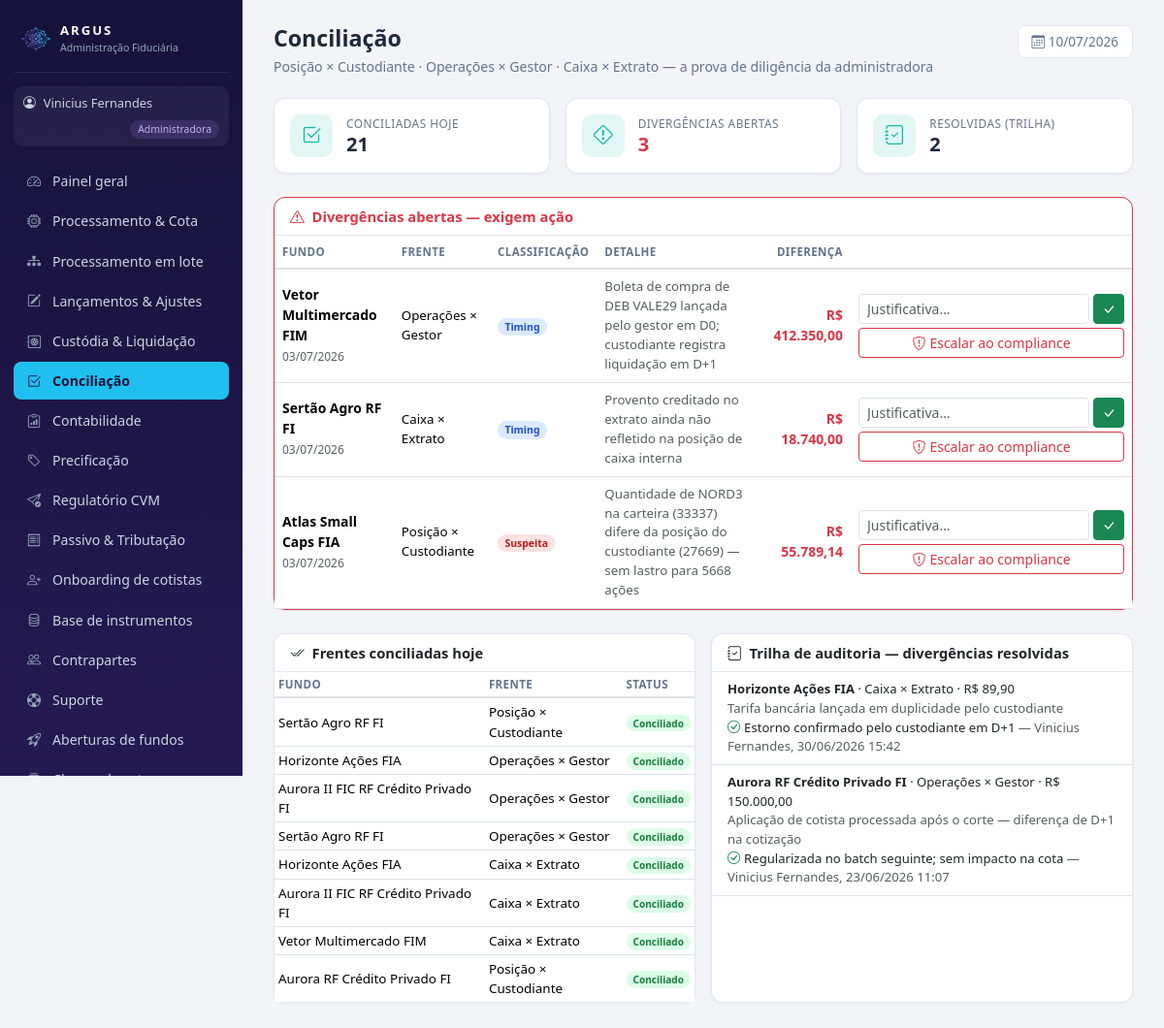
Screenshot of /admin/conciliacao.php (signed in) with the database file from the repository.
### tables this page shows
CREATE TABLE usuarios (
  id INT AUTO_INCREMENT PRIMARY KEY,
  nome VARCHAR(100) NOT NULL,
  email VARCHAR(120) NOT NULL UNIQUE,
  senha VARCHAR(255) NOT NULL,         
  perfil ENUM('admin','gestor','custodia') NOT NULL,   
  fundo_id INT NULL,
  gestora VARCHAR(150) NULL,
  telefone VARCHAR(30) NULL,
  kyc_status VARCHAR(20) DEFAULT 'Pendente',
  criado_em DATETIME DEFAULT CURRENT_TIMESTAMP
);

CREATE TABLE conciliacao (
  id INT AUTO_INCREMENT PRIMARY KEY,
  fundo_id INT NOT NULL,
  data_ref DATE NOT NULL,
  origem VARCHAR(60) NOT NULL,         
  situacao VARCHAR(20) NOT NULL,       
  classificacao VARCHAR(20),           
  detalhe VARCHAR(400),
  valor_diferenca DECIMAL(18,2) DEFAULT 0,
  resolucao VARCHAR(400),
  resolvido_por VARCHAR(100),
  resolvido_em DATETIME NULL,
  FOREIGN KEY (fundo_id) REFERENCES fundos(id)
);

CREATE TABLE fundos (
  id INT AUTO_INCREMENT PRIMARY KEY,
  nome VARCHAR(150) NOT NULL,
  cnpj VARCHAR(20),
  classe VARCHAR(50),                  
  publico_alvo VARCHAR(60),            
  condominio VARCHAR(20) DEFAULT 'Aberto',
  status VARCHAR(30) DEFAULT 'Ativo',  
  gestora VARCHAR(120),
  benchmark VARCHAR(30) DEFAULT 'CDI',
  tributacao VARCHAR(20) DEFAULT 'Longo Prazo',    
  provisao_despesas DECIMAL(18,2) DEFAULT 0,       
  tipo_fundo VARCHAR(10) DEFAULT 'FIF',            
  master_id INT DEFAULT NULL,                      
  taxa_adm DECIMAL(8,6) DEFAULT 0.0008,       
  taxa_gestao DECIMAL(8,6) DEFAULT 0.007,
  taxa_performance DECIMAL(8,6) DEFAULT 0,    
  caixa_atual DECIMAL(18,2) DEFAULT 0,
  pl_atual DECIMAL(18,2) DEFAULT 0,
  cota_atual DECIMAL(18,8) DEFAULT 1,
  data_abertura DATE
);

### includes/auth.php (called while the page is built, shortened)
<?php
function usuario() {
    return $_SESSION['usuario'] ?? null;
}
function exigir_perfil(string ...$perfis): array {
    global $pdo;
    $u = usuario();
    if ($u && isset($pdo)) {
        $st = $pdo->prepare('SELECT * FROM usuarios WHERE id = ? AND perfil = ?');
        $st->execute([$u['id'], $u['perfil']]);
        $atual = $st->fetch();
        if (!$atual) { logout_usuario(); $u = null; }
        else { $_SESSION['usuario'] = $u = $atual; }
    }
    return $u;
}
function base_url(): string {
    return defined('BASE_URL') ? BASE_URL : '../';
}

### admin/conciliacao.php (the view, shortened to what this page needs)
<?php
require_once __DIR__ . '/../config/db.php';
require_once __DIR__ . '/../includes/auth.php';
require_once __DIR__ . '/../includes/layout.php';
$u = exigir_perfil('admin');
$st = $pdo->query("SELECT c.*, f.nome fundo_nome FROM conciliacao c JOIN fundos f ON f.id = c.fundo_id
                   ORDER BY FIELD(c.situacao,'Divergente','Resolvido','Conciliado'), c.data_ref DESC");
$todas = $st->fetchAll();
$divergentes = array_filter($todas, fn($c) => $c['situacao'] === 'Divergente');
$resolvidas = array_filter($todas, fn($c) => $c['situacao'] === 'Resolvido');
$conciliadas = array_filter($todas, fn($c) => $c['situacao'] === 'Conciliado');
page_start('Conciliação', 'Conciliação', $u,
    'Posição × Custodiante · Operações × Gestor · Caixa × Extrato — a prova de diligência da administradora');
?>
<div class="row row-cols-3 g-3 mb-4">
  <?= kpi('Conciliadas hoje', (string)count($conciliadas), 'bi-check2-square') ?>
  <?= kpi('Divergências abertas', '<span class="' . (count($divergentes) ? 'text-danger' : '') . '">' . count($divergentes) . '</span>', 'bi-exclamation-diamond') ?>
  <?= kpi('Resolvidas (trilha)', (string)count($resolvidas), 'bi-journal-check') ?>
</div>
<?php if ($divergentes): ?>
<div class="card mb-4 border-danger">
  <div class="card-header text-danger"><i class="bi bi-exclamation-triangle me-1"></i> Divergências abertas — exigem ação</div>
  <div class="card-body p-0">
    <table class="table mb-0 align-middle">
      <thead><tr><th>Fundo</th><th>Frente</th><th>Classificação</th><th>Detalhe</th><th class="text-end">Diferença</th><th style="min-width:290px"></th></tr></thead>
      <tbody>
      <?php foreach ($divergentes as $c): ?>
        <tr>
          <td><b><?= e_html($c['fundo_nome']) ?></b><br><span class="text-muted" style="font-size:.75rem"><?= data_br($c['data_ref']) ?></span></td>
          <td style="font-size:.83rem"><?= e_html($c['origem']) ?></td>
          <td><?= badge_status($c['classificacao']) ?></td>
          <td class="text-muted" style="font-size:.83rem"><?= e_html($c['detalhe']) ?></td>
          <td class="text-end text-danger"><b><?= moeda($c['valor_diferenca']) ?></b></td>
          <td>
            <form method="post" class="d-flex gap-1">
              <input class="form-control form-control-sm" name="justificativa" placeholder="Justificativa…" required>
              <button class="btn btn-sm btn-success" title="Marcar como resolvida"><i class="bi bi-check-lg"></i></button>
            </form>
            <form method="post" class="mt-1">
              <button class="btn btn-sm btn-outline-danger w-100"><i class="bi bi-shield-exclamation me-1"></i>Escalar ao compliance</button>
            </form>
          </td>
        </tr>
      <?php endforeach; ?>
      </tbody>
    </table>
  </div>
</div>
<?php endif; ?>
<div class="row g-3">
  <div class="col-lg-6">
    <div class="card h-100">
      <div class="card-header"><i class="bi bi-check2-all me-1"></i> Frentes conciliadas hoje</div>
      <div class="card-body p-0" style="max-height:340px;overflow-y:auto">
        <table class="table table-sm table-hover mb-0" style="font-size:.84rem">
          <thead><tr><th>Fundo</th><th>Frente</th><th>Status</th></tr></thead>
          <tbody>
          <?php foreach ($conciliadas as $c): ?>
            <tr><td><?= e_html($c['fundo_nome']) ?></td><td><?= e_html($c['origem']) ?></td><td><?= badge_status('Conciliado') ?></td></tr>
          <?php endforeach; ?>
          </tbody>
        </table>
      </div>
    </div>
  </div>
  <div class="col-lg-6">
    <div class="card h-100">
      <div class="card-header"><i class="bi bi-journal-check me-1"></i> Trilha de auditoria — divergências resolvidas</div>
      <div class="card-body p-0" style="max-height:340px;overflow-y:auto">
        <?php foreach ($resolvidas as $c): ?>
          <div class="p-2 px-3 border-bottom" style="font-size:.82rem">
            <b><?= e_html($c['fundo_nome']) ?></b> · <?= e_html($c['origem']) ?> · <?= moeda($c['valor_diferenca']) ?><br>
            <span class="text-muted"><?= e_html($c['detalhe']) ?></span><br>
            <i class="bi bi-check-circle text-success me-1"></i><?= e_html($c['resolucao']) ?>
            <span class="text-muted">— <?= e_html($c['resolvido_por']) ?>, <?= $c['resolvido_em'] ? date('d/m/Y H:i', strtotime($c['resolvido_em'])) : '' ?></span>
          </div>
        <?php endforeach; ?>
      </div>
    </div>
  </div>
</div>
<?php page_end();

### includes/layout.php (shortened to what this page needs)
<?php
require_once __DIR__ . '/helpers.php';
function menu_itens(array $u): array {
    $b = base_url();
    if ($u['perfil'] === 'admin') {
        return [
            ['Painel geral',        $b.'admin/index.php',          'bi-speedometer2'],
            ['Processamento & Cota', $b.'admin/processamento.php', 'bi-cpu'],
            ['Processamento em lote', $b.'admin/batch.php',        'bi-diagram-3-fill'],
            ['Lançamentos & Ajustes', $b.'admin/lancamentos.php',  'bi-pencil-square'],
            ['Custódia & Liquidação', $b.'admin/custodia.php',     'bi-safe2'],
            ['Conciliação',         $b.'admin/conciliacao.php',    'bi-check2-square'],
            ['Contabilidade',       $b.'admin/contabilidade.php',  'bi-clipboard-data'],
            ['Precificação',        $b.'admin/precificacao.php',   'bi-tag'],
            ['Regulatório CVM',     $b.'admin/regulatorio.php',    'bi-send-check'],
            ['Passivo & Tributação', $b.'admin/passivo.php',       'bi-receipt'],
            ['Onboarding de cotistas', $b.'admin/onboarding_cotista.php', 'bi-person-plus'],
            ['Base de instrumentos', $b.'admin/ativos.php',        'bi-database'],
            ['Contrapartes',        $b.'admin/contrapartes.php',   'bi-people'],
            ['Suporte',             $b.'admin/tickets.php',        'bi-life-preserver'],
            ['Aberturas de fundos', $b.'admin/aberturas.php',      'bi-rocket-takeoff'],
            ['Classes de cotas',    $b.'admin/classes.php',        'bi-collection'],
            ['Classes & Subclasses', $b.'admin/subclasses.php',    'bi-diagram-3'],
            ['FIP / Private Equity', $b.'admin/fip.php',           'bi-building-gear'],
            ['Carteiras',           $b.'admin/carteiras.php',      'bi-collection'],
            ['Pendências',          $b.'admin/pendencias.php',     'bi-list-task'],
            ['IA · Fraude',         $b.'admin/fraude.php',         'bi-shield-exclamation'],
            ['Repasses',            $b.'admin/repasses.php',       'bi-cash-stack'],
            ['Fundos & Clientes',   $b.'admin/fundos.php',         'bi-folder-plus'],
        ];
    }
    global $pdo;
    $itens = [
        ['Visão geral',       $b.'gestor/index.php',        'bi-speedometer2'],
        ['Aprovação de cota', $b.'gestor/cotas.php',        'bi-clipboard-check'],
        ['Boletar operação',  $b.'gestor/boletas.php',      'bi-receipt-cutoff'],
        ['Catálogo de ativos', $b.'gestor/ativos.php',      'bi-database'],
        ['Carteira',          $b.'gestor/carteira.php',     'bi-pie-chart'],
        ['Caixa & Fluxo',     $b.'gestor/caixa.php',        'bi-wallet2'],
        ['Cotistas',          $b.'gestor/cotistas.php',     'bi-people'],
        ['Acessos de cotistas', $b.'gestor/acessos.php',    'bi-key'],
        ['Performance',       $b.'gestor/performance.php',  'bi-graph-up-arrow'],
        ['Relatórios',        $b.'gestor/relatorios.php',   'bi-file-earmark-text'],
        ['Enquadramento',     $b.'gestor/enquadramento.php','bi-check-circle'],
        ['Assembleias',       $b.'gestor/assembleias.php',  'bi-megaphone'],
        ['Comunicados',       $b.'gestor/comunicados.php',  'bi-chat-left-text'],
        ['Chamados de cotistas', $b.'gestor/chamados_cotistas.php', 'bi-chat-dots'],
        ['Equipe do fundo',   $b.'gestor/equipe.php',       'bi-people-fill'],
        ['Criar fundo',       $b.'gestor/novo_fundo.php',   'bi-plus-square'],
        ['Suporte',           $b.'gestor/tickets.php',      'bi-life-preserver'],
    ];
    $livres = ['Equipe do fundo', 'Criar fundo', 'Suporte'];
    $fundo = fundo_do_usuario($pdo, $u);
    $fid = (int)$fundo['id'];
    $principal = eh_principal($pdo, $u, $fid);
    $mapa = permissao_de_menu();
    return array_values(array_filter($itens, function ($it) use ($mapa, $principal, $pdo, $u, $fid, $livres) {
        if (in_array($it[0], $livres, true)) return true;
        $req = $mapa[$it[0]] ?? null;
        if ($req === null) return true;
        if ($req === '__principal__') return $principal;
        return $principal || pode($pdo, $u, $fid, $req);
    }));
}
function page_start(string $titulo, string $ativo, array $u, string $subtitulo = ''): void {
    $b = base_url();
    $perfilRotulo = ['admin' => 'Administradora', 'gestor' => 'Gestor', 'custodia' => 'Custodiante'][$u['perfil']] ?? $u['perfil'];
    $perfilCor    = ['admin' => 'gold', 'gestor' => 'teal'][$u['perfil']] ?? 'blue';
    ?><!DOCTYPE html>
<html lang="pt-BR">
<head>
<link href="https://cdn.jsdelivr.net/npm/bootstrap@5.3.3/dist/css/bootstrap.min.css" rel="stylesheet">
<link href="https://cdn.jsdelivr.net/npm/bootstrap-icons@1.11.3/font/bootstrap-icons.min.css" rel="stylesheet">
<link href="https://cdn.jsdelivr.net/npm/flatpickr@4.6.13/dist/flatpickr.min.css" rel="stylesheet">
<link href="<?= $b ?>assets/css/style.css" rel="stylesheet">
</head>
<body>
<div class="app-wrap">
  <aside class="sidebar">
    <div class="brand">
      <img src="<?= $b ?>assets/favicon.png" class="brand-mark" alt="Argus">
      <div>
        <div class="brand-name">ARGUS</div>
        <div class="brand-sub">Administração Fiduciária</div>
      </div>
    </div>
    <div class="perfil-chip chip-<?= $perfilCor ?>">
      <i class="bi bi-person-circle"></i> <?= e_html($u['nome']) ?>
      <span><?= $perfilRotulo ?></span>
    </div>
    <nav class="menu">
      <?php foreach (menu_itens($u) as [$rotulo, $href, $icone]): ?>
        <a href="<?= $href ?>" class="<?= $rotulo === $ativo ? 'ativo' : '' ?>">
          <i class="bi <?= $icone ?>"></i> <?= e_html($rotulo) ?>
        </a>
      <?php endforeach; ?>
    </nav>
  </aside>
  <main class="conteudo">
    <div class="titulo-pagina">
      <div>
        <h1><?= e_html($titulo) ?></h1>
        <?php if ($subtitulo): ?><p class="subtitulo"><?= $subtitulo ?></p><?php endif; ?>
      </div>
      <div class="data-ref"><i class="bi bi-calendar3"></i> <?= date('d/m/Y') ?></div>
    </div>
<?php
}
function page_end(): void {
    ?>
  </main>
</div>
</body>
</html><?php
}
function kpi(string $rotulo, string $valor, string $icone = 'bi-graph-up', string $extra = ''): string {
    return '<div class="col"><div class="kpi-card">
        <div class="kpi-icone"><i class="bi ' . $icone . '"></i></div>
        <div><div class="kpi-rotulo">' . e_html($rotulo) . '</div>
        <div class="kpi-valor">' . $valor . '</div>' . ($extra ? '<div class="kpi-extra">' . $extra . '</div>' : '') . '</div>
    </div></div>';
}

### includes/helpers.php (shortened to what this page needs)
<?php
function moeda($v, int $dec = 2): string {
    return 'R$ ' . number_format((float)$v, $dec, ',', '.');
}
function e_html($s): string { return htmlspecialchars((string)$s, ENT_QUOTES, 'UTF-8'); }
function badge(string $texto, string $cor): string {
    return '<span class="badge badge-soft-' . $cor . '">' . e_html($texto) . '</span>';
}
function badge_status(string $s): string {
    $map = [
        'OK' => 'success', 'Ativo' => 'success', 'Ativa' => 'success', 'Conciliado' => 'success', 'Concluída' => 'success',
        'Pago' => 'success', 'Aprovado' => 'success', 'Respondido' => 'success', 'Reenquadrado' => 'success',
        'Resolvido' => 'success', 'Encerrado' => 'secondary', 'Encerrada' => 'secondary', 'Falso positivo' => 'secondary',
        'Pendente' => 'warning', 'Em andamento' => 'warning', 'Em abertura' => 'warning',
        'Em análise' => 'warning', 'Em revisão' => 'warning', 'Apurado' => 'warning', 'Rodando' => 'info',
        'Instruído' => 'info', 'Aberto' => 'info', 'Em aberto' => 'warning',
        'Erro' => 'danger', 'Divergente' => 'danger', 'Escalado' => 'danger',
        'Alta' => 'danger', 'Média' => 'warning', 'Baixa' => 'secondary',
        'Timing' => 'info', 'Suspeita' => 'danger',
    ];
    return badge($s, $map[$s] ?? 'secondary');
}
function data_br($d): string {
    return date('d/m/Y', strtotime($d));
}

### rows the page displays
usuarios: nome "Vinicius Fernandes", perfil "Administradora"
conciliacao: fundo.nome "Vetor Multimercado FIM", data_ref "03/07/2026", origem "Operações × Gestor", classificacao "Timing", detalhe "Boleta de compra de DEB VALE29 lançada pelo gestor em D0; custodiante registra liquidação em D+1", valor_diferenca "R$ 412.350,00"
conciliacao: fundo.nome "Sertão Agro RF FI", data_ref "03/07/2026", origem "Caixa × Extrato", classificacao "Timing", detalhe "Provento creditado no extrato ainda não refletido na posição de caixa interna", valor_diferenca "R$ 18.740,00"
conciliacao: fundo.nome "Atlas Small Caps FIA", data_ref "03/07/2026", origem "Posição × Custodiante", classificacao "Suspeita", detalhe "Quantidade de NORD3 na carteira (33337) difere da posição do custodiante (27669) — sem lastro para 5668 ações", valor_diferenca "R$ 55.789,14"
conciliacao: fundo.nome "Sertão Agro RF FI", origem "Posição × Custodiante"
conciliacao: fundo.nome "Horizonte Ações FIA", origem "Operações × Gestor"
conciliacao: fundo.nome "Aurora II FIC RF Crédito Privado FI", origem "Operações × Gestor"
conciliacao: fundo.nome "Sertão Agro RF FI", origem "Operações × Gestor"
conciliacao: fundo.nome "Horizonte Ações FIA", origem "Caixa × Extrato"
conciliacao: fundo.nome "Aurora II FIC RF Crédito Privado FI", origem "Caixa × Extrato"
conciliacao: fundo.nome "Vetor Multimercado FIM", origem "Caixa × Extrato"
conciliacao: fundo.nome "Aurora RF Crédito Privado FI", origem "Posição × Custodiante"
conciliacao: fundo.nome "Horizonte Ações FIA", origem "Caixa × Extrato", valor_diferenca "R$ 89,90", detalhe "Tarifa bancária lançada em duplicidade pelo custodiante", resolucao "Estorno confirmado pelo custodiante em D+1", resolvido_por "Vinicius Fernandes", resolvido_em "30/06/2026 15:42"
conciliacao: fundo.nome "Aurora RF Crédito Privado FI", origem "Operações × Gestor", valor_diferenca "R$ 150.000,00", detalhe "Aplicação de cotista processada após o corte — diferença de D+1 na cotização", resolucao "Regularizada no batch seguinte; sem impacto na cota", resolvido_por "Vinicius Fernandes", resolvido_em "23/06/2026 11:07"

### other values shown
e_html($rotulo) "Painel geral"
e_html($rotulo) "Processamento & Cota"
e_html($rotulo) "Processamento em lote"
e_html($rotulo) "Lançamentos & Ajustes"
e_html($rotulo) "Custódia & Liquidação"
e_html($rotulo) "Conciliação"
e_html($rotulo) "Contabilidade"
e_html($rotulo) "Precificação"
e_html($rotulo) "Regulatório CVM"
e_html($rotulo) "Passivo & Tributação"
e_html($rotulo) "Onboarding de cotistas"
e_html($rotulo) "Base de instrumentos"
e_html($rotulo) "Contrapartes"
e_html($rotulo) "Suporte"
e_html($rotulo) "Aberturas de fundos"
